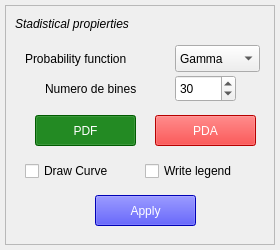
<?xml version="1.0" encoding="UTF-8"?>
<ui version="4.0">
 <class>StadWindow</class>
 <widget class="QMainWindow" name="StadWindow">
  <property name="geometry">
   <rect>
    <x>0</x>
    <y>0</y>
    <width>280</width>
    <height>250</height>
   </rect>
  </property>
  <property name="windowTitle">
   <string>Stadistical GUI</string>
  </property>
  <property name="windowIcon">
   <iconset>
    <normaloff>../resources/stadistic.png</normaloff>../resources/stadistic.png</iconset>
  </property>
  <widget class="QWidget" name="centralwidget">
   <widget class="QFrame" name="frame">
    <property name="geometry">
     <rect>
      <x>5</x>
      <y>5</y>
      <width>270</width>
      <height>240</height>
     </rect>
    </property>
    <property name="frameShape">
     <enum>QFrame::StyledPanel</enum>
    </property>
    <property name="frameShadow">
     <enum>QFrame::Raised</enum>
    </property>
    <widget class="QLabel" name="nbines">
     <property name="geometry">
      <rect>
       <x>40</x>
       <y>75</y>
       <width>121</width>
       <height>17</height>
      </rect>
     </property>
     <property name="text">
      <string>Numero de bines</string>
     </property>
    </widget>
    <widget class="QSpinBox" name="nbinsBox">
     <property name="geometry">
      <rect>
       <x>170</x>
       <y>70</y>
       <width>61</width>
       <height>27</height>
      </rect>
     </property>
     <property name="minimum">
      <number>1</number>
     </property>
     <property name="maximum">
      <number>150</number>
     </property>
     <property name="value">
      <number>30</number>
     </property>
    </widget>
    <widget class="QLabel" name="probfunc">
     <property name="geometry">
      <rect>
       <x>20</x>
       <y>45</y>
       <width>141</width>
       <height>17</height>
      </rect>
     </property>
     <property name="font">
      <font>
       <italic>false</italic>
      </font>
     </property>
     <property name="text">
      <string>Probability function</string>
     </property>
    </widget>
    <widget class="QComboBox" name="PDFbox">
     <property name="geometry">
      <rect>
       <x>170</x>
       <y>40</y>
       <width>85</width>
       <height>27</height>
      </rect>
     </property>
     <item>
      <property name="text">
       <string>Gamma</string>
      </property>
     </item>
     <item>
      <property name="text">
       <string>Gaussian</string>
      </property>
     </item>
    </widget>
    <widget class="QPushButton" name="PDFBtn">
     <property name="geometry">
      <rect>
       <x>30</x>
       <y>110</y>
       <width>101</width>
       <height>31</height>
      </rect>
     </property>
     <property name="styleSheet">
      <string notr="true">QWidget {
	color: white;
	background-color: red
}
QWidget ::checked{
	color: white;
	background-color: green
}</string>
     </property>
     <property name="text">
      <string>PDF</string>
     </property>
     <property name="checkable">
      <bool>true</bool>
     </property>
     <property name="checked">
      <bool>true</bool>
     </property>
    </widget>
    <widget class="QPushButton" name="PDABtn">
     <property name="geometry">
      <rect>
       <x>150</x>
       <y>110</y>
       <width>101</width>
       <height>31</height>
      </rect>
     </property>
     <property name="styleSheet">
      <string notr="true">QWidget {
	color: white;
	background-color: red
}
QWidget ::checked{
	color: white;
	background-color: green
}</string>
     </property>
     <property name="text">
      <string>PDA</string>
     </property>
     <property name="checkable">
      <bool>true</bool>
     </property>
    </widget>
    <widget class="QCheckBox" name="drawCurveCB">
     <property name="geometry">
      <rect>
       <x>20</x>
       <y>155</y>
       <width>111</width>
       <height>22</height>
      </rect>
     </property>
     <property name="text">
      <string>Draw Curve</string>
     </property>
    </widget>
    <widget class="QCheckBox" name="writeLegBtn">
     <property name="geometry">
      <rect>
       <x>140</x>
       <y>155</y>
       <width>121</width>
       <height>22</height>
      </rect>
     </property>
     <property name="text">
      <string>Write legend</string>
     </property>
    </widget>
    <widget class="QPushButton" name="applyBtn">
     <property name="geometry">
      <rect>
       <x>90</x>
       <y>190</y>
       <width>101</width>
       <height>31</height>
      </rect>
     </property>
     <property name="styleSheet">
      <string notr="true">QWidget {
	color: white;
	background-color: blue
}</string>
     </property>
     <property name="text">
      <string>Apply</string>
     </property>
    </widget>
    <widget class="QLabel" name="probfunc_2">
     <property name="geometry">
      <rect>
       <x>10</x>
       <y>10</y>
       <width>171</width>
       <height>17</height>
      </rect>
     </property>
     <property name="font">
      <font>
       <italic>true</italic>
      </font>
     </property>
     <property name="text">
      <string>Stadistical propierties</string>
     </property>
    </widget>
   </widget>
  </widget>
 </widget>
 <resources/>
 <connections/>
</ui>
